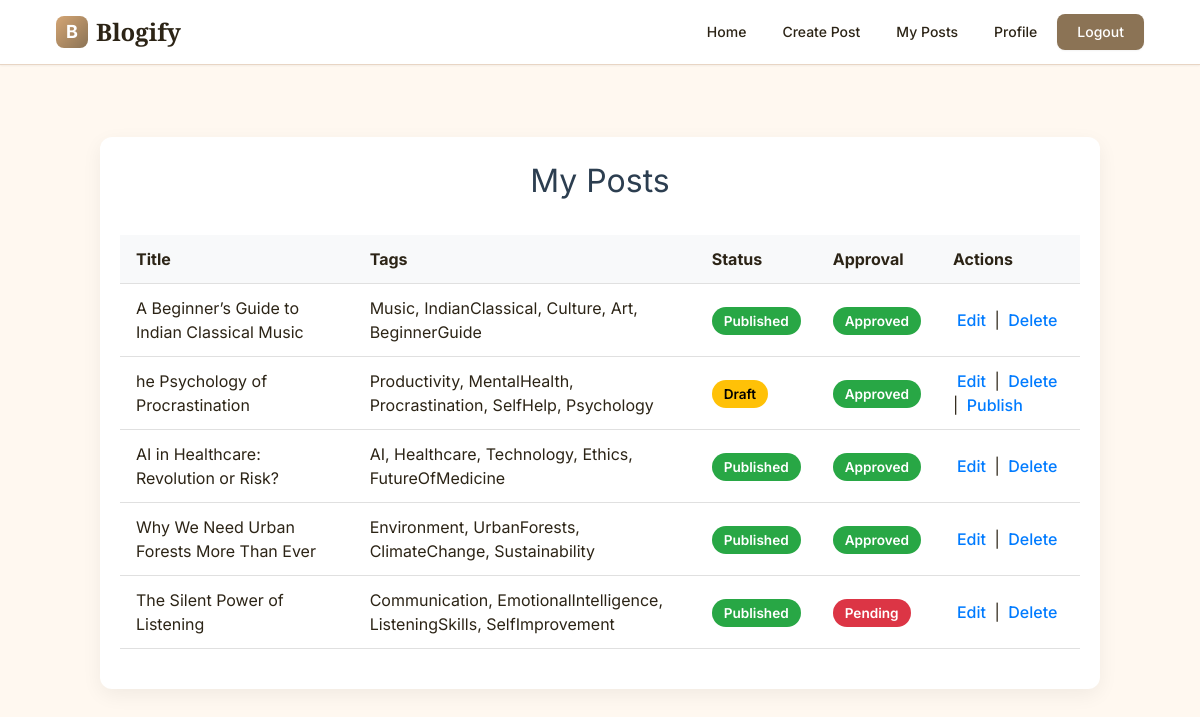
Page /publisher/dashboard (signed in) on the committed database.
### models/post.py (models this page shows)
class Post(db.Model):
    __tablename__ = 'post'
    id = db.Column(db.Integer, primary_key=True)
    title = db.Column(db.String(200), nullable=False)
    content = db.Column(db.Text, nullable=False)
    tags = db.Column(db.String(200))
    is_published = db.Column(db.Boolean, default=False)
    is_approved = db.Column(db.Boolean, default=False)
    is_deleted = db.Column(db.Boolean, default=False)
    created_at = db.Column(db.DateTime, default=datetime.utcnow)
    updated_at = db.Column(db.DateTime, default=datetime.utcnow, onupdate=datetime.utcnow)
    user_id = db.Column(db.Integer, db.ForeignKey('login_info.user_id'), nullable=False)
    likes = db.relationship('Like', backref='post', cascade="all, delete-orphan", lazy='dynamic')
    comments = db.relationship('Comment', backref='post', cascade="all, delete-orphan", lazy='dynamic')

### routes/post_routes.py (the view)
@publisher_bp.route('/dashboard', methods=['GET'])
def dashboard():
    return dashboard_controller()

### controllers/publisher_controller.py (called while the page is built)
def dashboard():
    if session.get('role') != 'publisher':
        return "You are not authorized to perform this action.", 403
    user_id = session.get('user_id')
    posts = Post.query.filter_by(user_id=user_id, is_deleted=False).order_by(Post.created_at.desc()).all()
    return render_template('publisher_dashboard.html', posts=posts)

### templates/publisher_dashboard.html (shortened to what this page needs)
{% extends 'base.html' %}
{% block head %}
  <link rel="stylesheet" href="{{ url_for('static', filename='publisher_dashboard.css') }}">
{% endblock %}
{% block content %}
<div class="my-posts container">
  <h2 class="page-heading">My Posts</h2>
  {% if posts %}
    <table class="post-table">
      <thead>
        <tr>
          <th>Title</th>
          <th>Tags</th>
          <th>Status</th>
          <th>Approval</th>
          <th>Actions</th>
        </tr>
      </thead>
      <tbody>
        {% for post in posts %}
        <tr>
          <td>{{ post.title }}</td>
          <td>{{ post.tags }}</td>
          <td>
            {% if post.is_published %}
              <span class="badge badge-success">Published</span>
            {% else %}
              <span class="badge badge-warning">Draft</span>
            {% endif %}
          </td>
          <td>
            {% if post.is_approved %}
              <span class="badge badge-success">Approved</span>
            {% else %}
              <span class="badge badge-danger">Pending</span>
            {% endif %}
          </td>
          <td class="actions">
            <a href="{{ url_for('publisher.edit_post', post_id=post.id) }}" class="link">Edit</a> |
            <a href="{{ url_for('publisher.delete_post', post_id=post.id) }}" class="link" onclick="return confirm('Delete this post?')">Delete</a>
            {% if not post.is_published %}
              | <a href="{{ url_for('publisher.publish_post', post_id=post.id) }}" class="link">Publish</a>
            {% endif %}
          </td>
        </tr>
        {% endfor %}
      </tbody>
    </table>
  {% else %}
    <p class="no-posts-message">You haven't written any posts yet.</p>
  {% endif %}
</div>
{% endblock %}

### static/publisher_dashboard.css (style rules this page uses)
.my-posts.container { max-width: 1000px; margin: 40px auto; padding: 20px; background: #fff; border-radius: 12px; box-shadow: 0 6px 20px rgba(0, 0, 0, 0.06); }
.page-heading { text-align: center; font-size: 2rem; margin-bottom: 30px; color: #2c3e50; }
.post-table { width: 100%; border-collapse: collapse; margin-bottom: 20px; }
.post-table th, .post-table td { padding: 12px 16px; text-align: left; border-bottom: 1px solid #e0e0e0; }
.post-table th { background-color: #f8f9fa; font-weight: bold; }
.badge { padding: 6px 12px; border-radius: 20px; font-size: 0.85rem; font-weight: 600; color: #fff; }
.badge-success { background-color: #28a745; }
.badge-warning { background-color: #ffc107; color: #000; }
.badge-danger { background-color: #dc3545; }
.actions .link { color: #007bff; text-decoration: none; font-weight: 500; margin: 0 4px; }

### rows in the picture
Post: title "A Beginner’s Guide to Indian Classical Music", tags "Music, IndianClassical, Culture, Art, BeginnerGuide", is_published "Published", is_approved "Approved"
Post: title "he Psychology of Procrastination", tags "Productivity, MentalHealth, Procrastination, SelfHelp, Psychology", is_published "Draft", is_approved "Approved"
Post: title "AI in Healthcare: Revolution or Risk?", tags "AI, Healthcare, Technology, Ethics, FutureOfMedicine", is_published "Published", is_approved "Approved"
Post: title "Why We Need Urban Forests More Than Ever", tags "Environment, UrbanForests, ClimateChange, Sustainability", is_published "Published", is_approved "Approved"
Post: title "The Silent Power of Listening", tags "Communication, EmotionalIntelligence, ListeningSkills, SelfImprovement", is_published "Published", is_approved "Pending"
